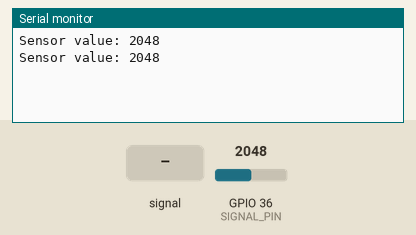
Recording of a sketch running on a simulated ESP32. Parts: the last lines printed to the serial monitor. Inputs (shaded band) come from the test bench; at power-on: GPIO 36 (SIGNAL_PIN) = 2048.

Above: at 1.8 s.
1.9 s: GPIO 36 (SIGNAL_PIN) fed a 200 Hz sine of ±327 counts around its level
At 2.8 s:
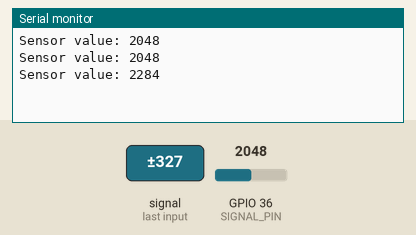
3.4 s: GPIO 36 (SIGNAL_PIN) set to 2866
At 4.6 s:
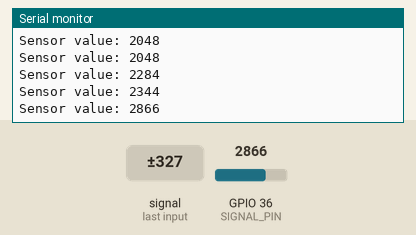
4.9 s: GPIO 36 (SIGNAL_PIN) fed a 1000 Hz sine of ±1023 counts around its level
At 5.7 s:
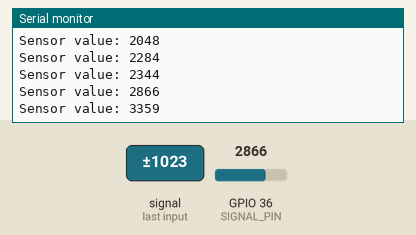
6.4 s: GPIO 36 (SIGNAL_PIN) set to 3603
At 7.9 s:
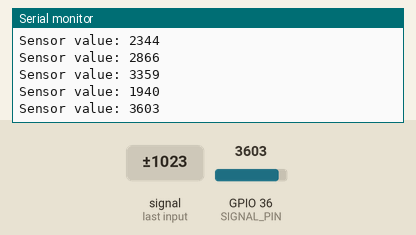
Timing chart, 0 to 8.9 s (numbered marks = the images above; inputs shaded):
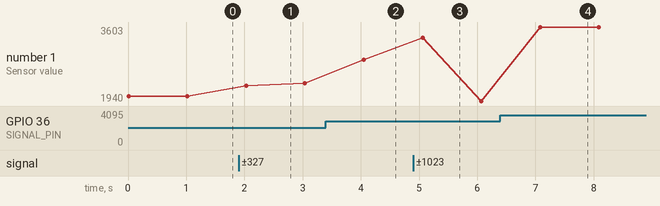

Measured:
- after the input at 1.9 s, the serial monitor: prints a new line after 0.13 s (image 1)
- after the input at 3.4 s, the serial monitor: prints a new line after 0.65 s (image 2)
- after the input at 4.9 s, the serial monitor: prints a new line after 0.16 s (image 3)
- after the input at 6.4 s, the serial monitor: prints a new line after 0.68 s (image 4)
- plotted number 1: 2048 → 2344 after the input at 1.9 s, 2344 → 2866 after the input at 3.4 s, 2866 → 1940 after the input at 4.9 s, 1940 → 3603 after the input at 6.4 s

The sketch:

Lab4_Part1.ino
```cpp
#define POWER_PIN  17 // ESP32 pin GIOP17 connected to sensor's VCC pin
#define SIGNAL_PIN A0 // ESP32 pin GIOP36 (ADC0) connected to sensor's signal pin

int value = 0; // variable to store the sensor value

void setup() {
  Serial.begin(9600);
  pinMode(POWER_PIN, OUTPUT);   // configure pin as an OUTPUT
  digitalWrite(POWER_PIN, LOW); // turn the sensor OFF
}

void loop() {
  digitalWrite(POWER_PIN, HIGH);  // turn the sensor ON
  delay(10);                      // wait 10 milliseconds
  value = analogRead(SIGNAL_PIN); // read the analog value from sensor
  digitalWrite(POWER_PIN, LOW);   // turn the sensor OFF

  Serial.print("Sensor value: ");
  Serial.println(value);

  delay(1000);
}
```
